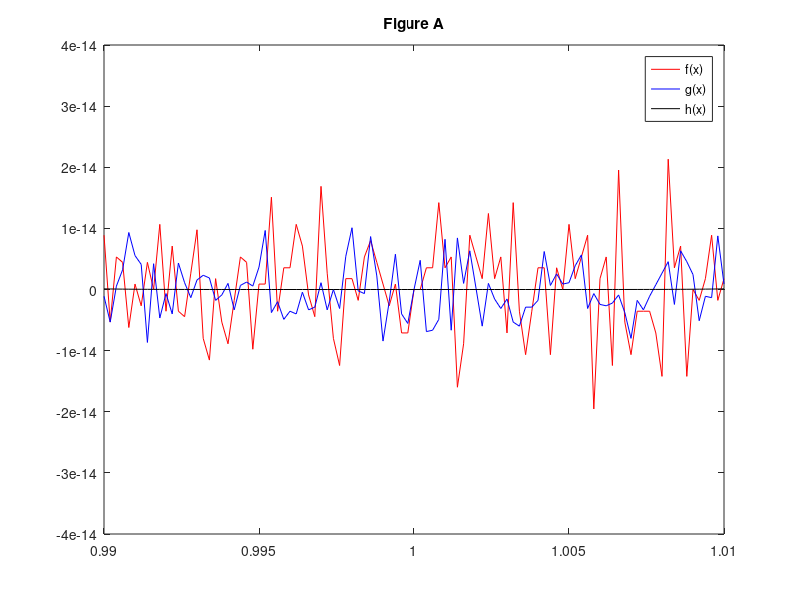

Source code (MATLAB):
x=linspace(0.99,1.01,101);
f=power(x,8)-8.*power(x,7)+28.*power(x,6)-56.*power(x,5)+70.*power(x,4)-56.*power(x,3)+28.*power(x,2)-8.*x+1;
g=(((((((x-8).*x+28).*x-56).*x+70).*x-56).*x+28).*x-8).*x+1;
h=power(x-1,8);
plot(x,f,'-r',x,g,'-b',x,h,'-k')
legend('f(x)','g(x)','h(x)')
title('Figure A')